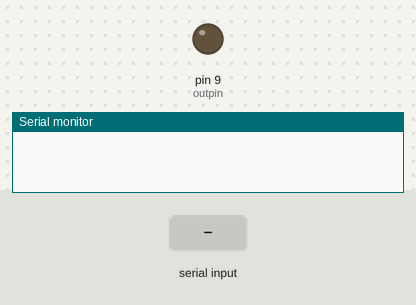
Bench run of a sketch on a simulated Arduino Uno, built with avr-gcc and run on an emulated ATmega328P. Shown: output pins drawn as LEDs (lit = HIGH), the last lines printed to the serial monitor. The test bench sets the inputs (shaded band).

Above: at 1.2 s.
1.3 s: byte 30 received over Serial
At 2.4 s:
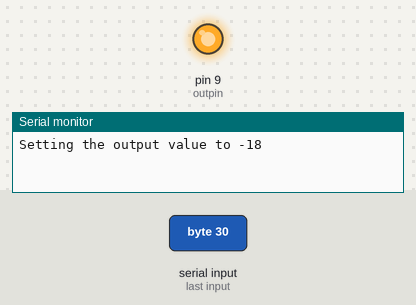
2.9 s: byte 120 received over Serial
At 3.6 s:
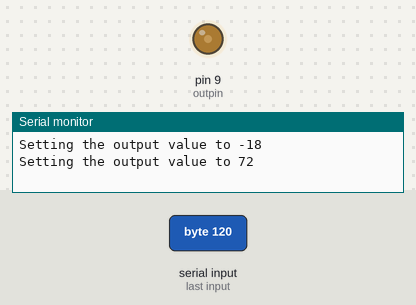
4.4 s: byte 30 received over Serial
At 4.7 s:
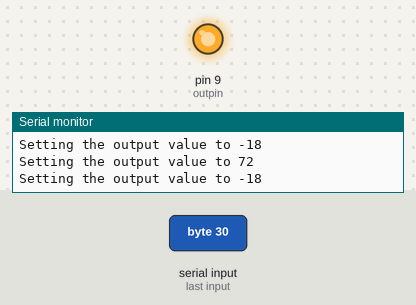
Timing chart, 0 to 7.4 s (numbered marks = the images above; inputs shaded):
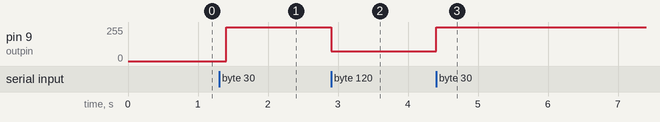

The sketch:

SerialTest.ino
```cpp
int potpin = 0;
int outpin = 9;
int output_value = 0;
int read_val = -1;

void setup()
{
  pinMode(outpin, OUTPUT);
  Serial.begin(9600);
  while (!Serial){
    ;
  }
}

void loop()
{
  if ((read_val = Serial.read()) > -1 && read_val != 10) {
    read_val -= 48;
    output_value = read_val;
    int place = 10;
    while ((read_val = Serial.read()) > -1 && read_val != 10) {
      read_val -= 48;
      output_value *= place;
      output_value += int(read_val);
    }
    Serial.print("Setting the output value to ");
    Serial.println(output_value % 256, DEC);
    analogWrite(outpin, output_value % 256);
  }
  delay(100);
}
```

Measured:
- after the input at 1.3 s, pin 9 (outpin): 0/255 → 255/255 after 0.10 s
- after the input at 2.9 s, pin 9 (outpin): 255/255 → 72/255 at once
- after the input at 4.4 s, pin 9 (outpin): 72/255 → 255/255 at once
